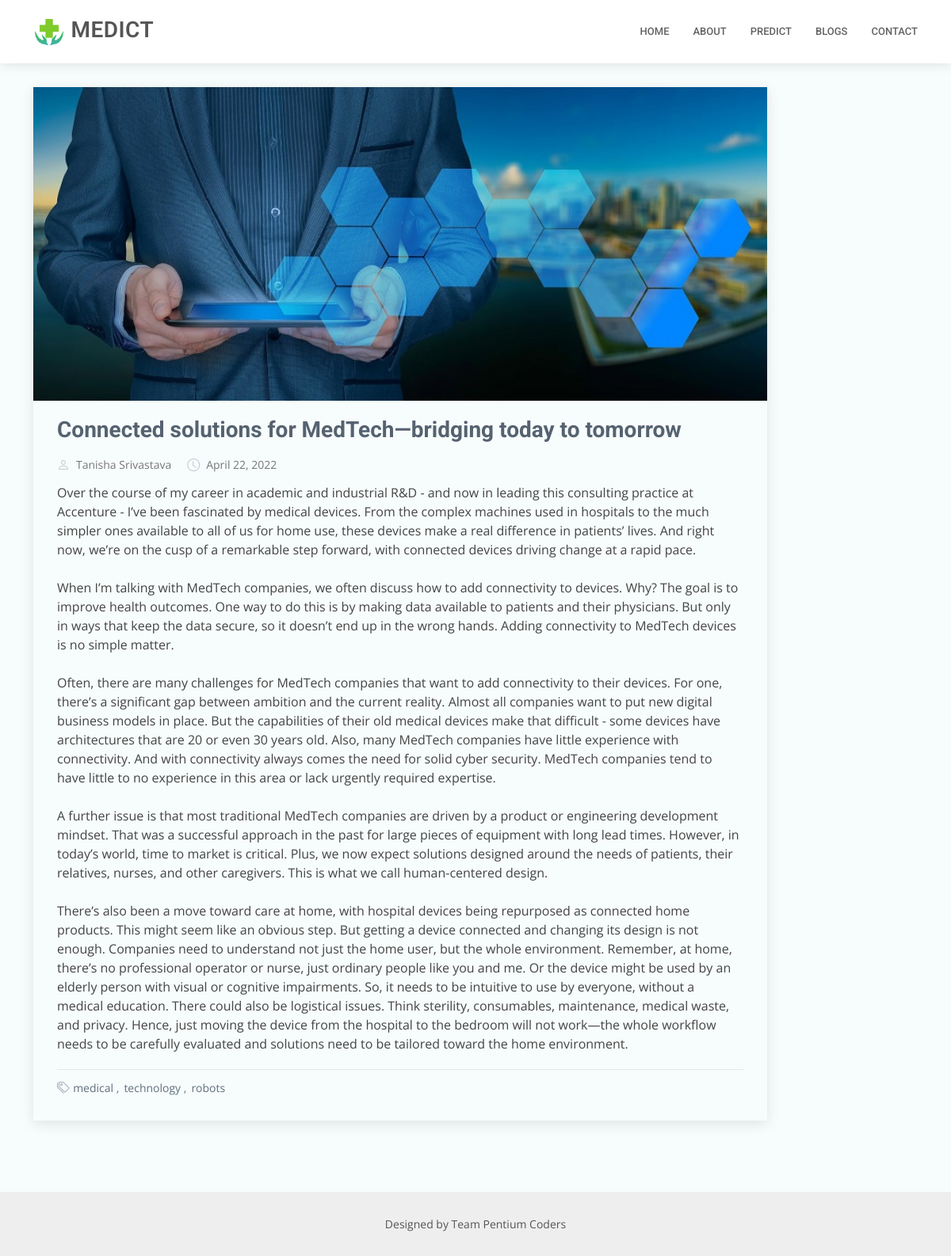
The app's page /blogpost/2 with its own data.
### Main/models.py (models this page shows)
class Blog(models.Model):
    sno = models.AutoField(primary_key=True)
    author = models.CharField(max_length=30)
    title = models.CharField(max_length=100)
    metadesc = models.CharField(max_length=150)
    content = models.TextField()
    thumbimg = models.ImageField(upload_to='blogs/thumbnail', blank=True, null=True)
    featureimg = models.ImageField(upload_to='blogs/', blank=True, null=True)
    tags = models.TextField()
    dateposted = models.DateField(auto_now_add=True)

### Main/views.py (the view)
# urls.py: path('blogpost/<slug:slug>', views.blog, name="blog"),
def blog(request, slug):
    blog = Blog.objects.get(sno=slug)
    tags = blog.tags.split()
    return render(request, 'blogpost.html', {"blog": blog, "tags":tags})

### template/blogpost.html (shortened to what this page needs)
{% extends 'base.html' %}  {% block body %}
<main id="main">
  <section id="blog" class="blog section-bg">
    <div class="container" data-aos="fade-up">
      <div class="row">
        <div class="col-lg-10 entries">
          <article class="entry entry-single">
            <div class="entry-img">
              <img
                src="{{blog.featureimg.url}}"
                alt="{{blog.title}"
                class="col-12"
              />
            </div>
            <h2 class="entry-title">
              <a href="#">{{blog.title}}</a>
            </h2>
            <div class="entry-meta">
              <ul>
                <li class="d-flex align-items-center">
                  <i class="bi bi-person"></i>
                  <a href="blog-single.html">{{blog.author}}</a>
                </li>
                <li class="d-flex align-items-center">
                  <i class="bi bi-clock"></i>
                  <a href="blog-single.html">
                    <time datetime="{{blog.dateposted}}"
                      >{{blog.dateposted}}</time
                    >
                  </a>
                </li>
              </ul>
            </div>
            <div class="entry-content">
              <div>{{ blog.content|safe }}</div>
            </div>
            <div class="entry-footer">
              <i class="bi bi-tags"></i>
              <ul class="tags">
                {% for tag in tags %}
                <li><a>{{tag}}</a></li>
                {% endfor %}
              </ul>
            </div>
          </article>
        </div>
      </div>
    </div>
  </section>
</main>
{% endblock body %}

### assets/static/css/style.css (style rules this page uses)
body { font-family: "Open Sans", sans-serif; color: #444444; }
a { color: #3fbbc0; text-decoration: none; }
h1, h2, h3, h4, h5, h6 { font-family: "Roboto", sans-serif; }
section { padding: 60px 0; overflow: hidden; }
.section-bg { background-color: #f7fcfc; }
.blog { margin-top: 50px; }
.blog .entry { padding: 30px; margin-bottom: 30px; box-shadow: 0 4px 16px rgba(0, 0, 0, 0.1); }
.blog .entry .entry-img { max-height: 440px; margin: -30px -30px 20px -30px; overflow: hidden; }
.blog .entry .entry-title { font-size: 28px; font-weight: bold; padding: 0; margin: 0 0 20px 0; }
.blog .entry .entry-title a { color: #556270; transition: 0.3s; }
.blog .entry .entry-meta { margin-bottom: 15px; color: #c1c8d0; }
.blog .entry .entry-meta ul { display: flex; flex-wrap: wrap; list-style: none; align-items: center; padding: 0; margin: 0; }
.blog .entry .entry-meta ul li + li { padding-left: 20px; }
.blog .entry .entry-meta i { font-size: 16px; margin-right: 8px; line-height: 0; }
.blog .entry .entry-meta a { color: #777777; font-size: 14px; display: inline-block; line-height: 1; }
.blog .entry .entry-content div { line-height: 24px; }
.blog .entry .entry-footer { padding-top: 10px; margin-top: 20px; border-top: 1px solid #e6e6e6; }
.blog .entry .entry-footer i { color: #a4afba; display: inline; }
.blog .entry .entry-footer a { color: #606f7e; transition: 0.3s; cursor: pointer; }
.blog .entry .entry-footer .tags { list-style: none; display: inline; padding: 0; font-size: 14px; }
.blog .entry .entry-footer .tags li { display: inline-block; }
.blog .entry .entry-footer .tags li + li::before { padding-right: 6px; color: #6c757d; content: ","; }

### records on screen
Blog: featureimg (picture), title "Connected solutions for MedTech—bridging today to tomorrow", author "Tanisha Srivastava", dateposted "April 22, 2022", content "Over the course of my career in academic and industrial R&D - and now in leading this consulting practice at Accenture - I’ve been fascinated by medical devices. From the complex machines used in hospitals to the much simpler ones available to all of us for home use, these devices make a real difference in patients’ lives. And right now, we’re on the cusp of a remarkable step forward, with connected devices driving change at a rapid pace. When I’m talking with MedTech companies, we often discuss how to add connectivity to devices. Why? The goal is to improve health outcomes. One way to do this is by making data available to patients and their physicians. But only in ways that keep the data…"

### other values on screen
{{ tag }} "medical" "technology" "robots"
